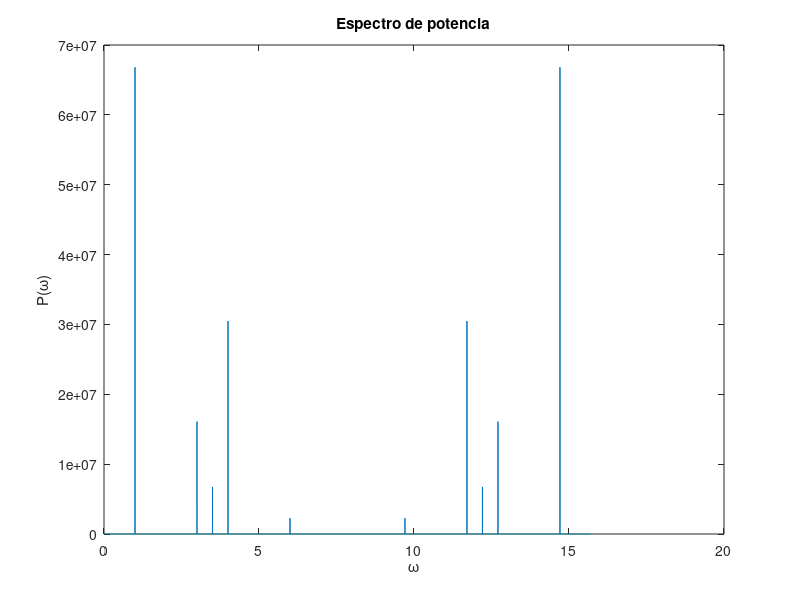

MATLAB code to generate this figure:
%serie temporal
n=2^14;
dt=0.4;
t=(0:n-1)*dt; %vector de tiempos
x=cos(t)+0.5*cos(3*t)+0.4*cos(3.5*t)+0.7*cos(4*t)+0.2*cos(6*t);

%amplitud-fase vs. frecuencias
g=fft(x);
power=abs(g).^2;
dw=2*pi/(n*dt);
w=(0:n-1)*dw; %vector de frecuencias angulares

plot(w,power)
xlabel('\omega')
ylabel('P(\omega)')
title('Espectro de potencia')
